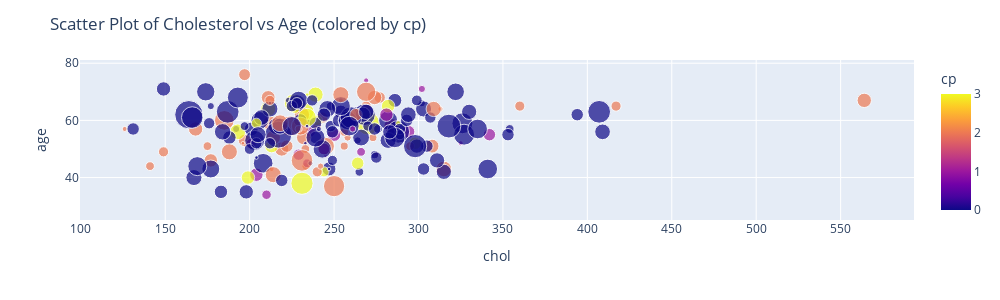

The notebook cell this image was saved under:
### Code cell
import plotly.express as px

fig = px.scatter(df, x='chol', y='age', color='cp', size='oldpeak', size_max=20, hover_name='exang')
fig.update_layout(width=1000, height=300)
fig.update_layout(title_text="Scatter Plot of Cholesterol vs Age (colored by cp)")
fig.show()

### Figure 1 — Plotly figure (JSON) as saved in the notebook; plotly's stock layout.template omitted (floating-point values rounded to 4 significant figures; data arrays with more than 128 entries replaced by an {"elided": "..."} marker saying what was removed)
{"data": [{"hovertemplate": "<b>%{hovertext}</b><br><br>chol=%{x}<br>age=%{y}<br>oldpeak=%{marker.size}<br>cp=%{marker.color}<extra></extra>", "hovertext": {"elided": "303 int values"}, "legendgroup": "", "marker": {"color": {"elided": "303 int values"}, "coloraxis": "coloraxis", "size": {"elided": "303 float values"}, "sizemode": "area", "sizeref": 0.0155, "symbol": "circle"}, "mode": "markers", "name": "", "orientation": "v", "showlegend": false, "type": "scatter", "x": {"elided": "303 int values"}, "xaxis": "x", "y": {"elided": "303 int values"}, "yaxis": "y"}], "layout": {"coloraxis": {"colorbar": {"title": {"text": "cp"}}, "colorscale": [[0, "#0d0887"], [0.1111, "#46039f"], [0.2222, "#7201a8"], [0.3333, "#9c179e"], [0.4444, "#bd3786"], [0.5556, "#d8576b"], [0.6667, "#ed7953"], [0.7778, "#fb9f3a"], [0.8889, "#fdca26"], [1, "#f0f921"]]}, "height": 300, "legend": {"itemsizing": "constant", "tracegroupgap": 0}, "margin": {"t": 60}, "title": {"text": "Scatter Plot of Cholesterol vs Age (colored by cp)"}, "width": 1000, "xaxis": {"anchor": "y", "domain": [0, 1], "title": {"text": "chol"}}, "yaxis": {"anchor": "x", "domain": [0, 1], "title": {"text": "age"}}}}
